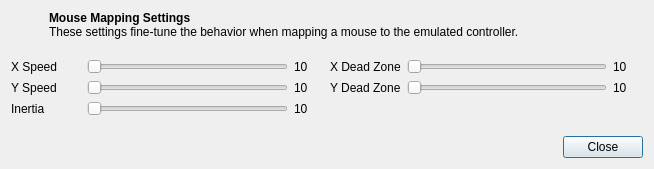
<?xml version="1.0" encoding="UTF-8"?>
<ui version="4.0">
 <class>ControllerMouseSettingsDialog</class>
 <widget class="QDialog" name="ControllerMouseSettingsDialog">
  <property name="geometry">
   <rect>
    <x>0</x>
    <y>0</y>
    <width>654</width>
    <height>169</height>
   </rect>
  </property>
  <property name="windowTitle">
   <string>Mouse Mapping Settings</string>
  </property>
  <layout class="QGridLayout" name="gridLayout">
   <item row="5" column="1">
    <widget class="QDialogButtonBox" name="buttonBox">
     <property name="standardButtons">
      <set>QDialogButtonBox::Close</set>
     </property>
    </widget>
   </item>
   <item row="2" column="0">
    <layout class="QHBoxLayout" name="pointerYSpeed">
     <item>
      <widget class="QLabel" name="pointerYSpeedLabel">
       <property name="sizePolicy">
        <sizepolicy hsizetype="Minimum" vsizetype="Preferred">
         <horstretch>0</horstretch>
         <verstretch>0</verstretch>
        </sizepolicy>
       </property>
       <property name="minimumSize">
        <size>
         <width>70</width>
         <height>0</height>
        </size>
       </property>
       <property name="text">
        <string>Y Speed</string>
       </property>
      </widget>
     </item>
     <item>
      <widget class="NoScrollQSlider" name="pointerYSpeedSlider">
       <property name="sizePolicy">
        <sizepolicy hsizetype="Expanding" vsizetype="Preferred">
         <horstretch>0</horstretch>
         <verstretch>0</verstretch>
        </sizepolicy>
       </property>
       <property name="minimumSize">
        <size>
         <width>0</width>
         <height>0</height>
        </size>
       </property>
       <property name="minimum">
        <number>0</number>
       </property>
       <property name="maximum">
        <number>100</number>
       </property>
       <property name="orientation">
        <enum>Qt::Horizontal</enum>
       </property>
      </widget>
     </item>
     <item>
      <widget class="QLabel" name="pointerYSpeedVal">
       <property name="sizePolicy">
        <sizepolicy hsizetype="Fixed" vsizetype="Preferred">
         <horstretch>0</horstretch>
         <verstretch>0</verstretch>
        </sizepolicy>
       </property>
       <property name="minimumSize">
        <size>
         <width>30</width>
         <height>0</height>
        </size>
       </property>
       <property name="text">
        <string>10</string>
       </property>
      </widget>
     </item>
    </layout>
   </item>
   <item row="1" column="0">
    <layout class="QHBoxLayout" name="pointerXSpeed">
     <item>
      <widget class="QLabel" name="pointerXSpeedLabel">
       <property name="sizePolicy">
        <sizepolicy hsizetype="Minimum" vsizetype="Preferred">
         <horstretch>0</horstretch>
         <verstretch>0</verstretch>
        </sizepolicy>
       </property>
       <property name="minimumSize">
        <size>
         <width>70</width>
         <height>0</height>
        </size>
       </property>
       <property name="text">
        <string>X Speed</string>
       </property>
      </widget>
     </item>
     <item>
      <widget class="NoScrollQSlider" name="pointerXSpeedSlider">
       <property name="sizePolicy">
        <sizepolicy hsizetype="Expanding" vsizetype="Preferred">
         <horstretch>0</horstretch>
         <verstretch>0</verstretch>
        </sizepolicy>
       </property>
       <property name="minimumSize">
        <size>
         <width>0</width>
         <height>0</height>
        </size>
       </property>
       <property name="minimum">
        <number>0</number>
       </property>
       <property name="maximum">
        <number>100</number>
       </property>
       <property name="orientation">
        <enum>Qt::Horizontal</enum>
       </property>
      </widget>
     </item>
     <item>
      <widget class="QLabel" name="pointerXSpeedVal">
       <property name="sizePolicy">
        <sizepolicy hsizetype="Fixed" vsizetype="Preferred">
         <horstretch>0</horstretch>
         <verstretch>0</verstretch>
        </sizepolicy>
       </property>
       <property name="minimumSize">
        <size>
         <width>30</width>
         <height>0</height>
        </size>
       </property>
       <property name="text">
        <string>10</string>
       </property>
      </widget>
     </item>
    </layout>
   </item>
   <item row="0" column="0" colspan="2">
    <layout class="QHBoxLayout" name="horizontalLayout_2">
     <property name="bottomMargin">
      <number>10</number>
     </property>
     <item>
      <widget class="QLabel" name="icon">
       <property name="minimumSize">
        <size>
         <width>32</width>
         <height>32</height>
        </size>
       </property>
       <property name="maximumSize">
        <size>
         <width>32</width>
         <height>32</height>
        </size>
       </property>
      </widget>
     </item>
     <item>
      <widget class="QLabel" name="label_4">
       <property name="text">
        <string>&lt;html&gt;&lt;head/&gt;&lt;body&gt;&lt;p&gt;&lt;span style=&quot; font-weight:700;&quot;&gt;Mouse Mapping Settings&lt;/span&gt;&lt;br/&gt;These settings fine-tune the behavior when mapping a mouse to the emulated controller.&lt;/p&gt;&lt;/body&gt;&lt;/html&gt;</string>
       </property>
       <property name="textFormat">
        <enum>Qt::RichText</enum>
       </property>
       <property name="alignment">
        <set>Qt::AlignLeading|Qt::AlignLeft|Qt::AlignTop</set>
       </property>
       <property name="wordWrap">
        <bool>true</bool>
       </property>
      </widget>
     </item>
    </layout>
   </item>
   <item row="4" column="0" colspan="2">
    <spacer name="verticalSpacer">
     <property name="orientation">
      <enum>Qt::Vertical</enum>
     </property>
     <property name="sizeHint" stdset="0">
      <size>
       <width>20</width>
       <height>40</height>
      </size>
     </property>
    </spacer>
   </item>
   <item row="3" column="0">
    <layout class="QHBoxLayout" name="pointerInertia">
     <item>
      <widget class="QLabel" name="pointerInertiaLabel">
       <property name="sizePolicy">
        <sizepolicy hsizetype="Minimum" vsizetype="Preferred">
         <horstretch>0</horstretch>
         <verstretch>0</verstretch>
        </sizepolicy>
       </property>
       <property name="minimumSize">
        <size>
         <width>70</width>
         <height>0</height>
        </size>
       </property>
       <property name="text">
        <string>Inertia</string>
       </property>
      </widget>
     </item>
     <item>
      <widget class="NoScrollQSlider" name="pointerInertiaSlider">
       <property name="sizePolicy">
        <sizepolicy hsizetype="Expanding" vsizetype="Preferred">
         <horstretch>0</horstretch>
         <verstretch>0</verstretch>
        </sizepolicy>
       </property>
       <property name="minimumSize">
        <size>
         <width>0</width>
         <height>0</height>
        </size>
       </property>
       <property name="minimum">
        <number>0</number>
       </property>
       <property name="maximum">
        <number>100</number>
       </property>
       <property name="orientation">
        <enum>Qt::Horizontal</enum>
       </property>
      </widget>
     </item>
     <item>
      <widget class="QLabel" name="pointerInertiaVal">
       <property name="sizePolicy">
        <sizepolicy hsizetype="Fixed" vsizetype="Preferred">
         <horstretch>0</horstretch>
         <verstretch>0</verstretch>
        </sizepolicy>
       </property>
       <property name="minimumSize">
        <size>
         <width>30</width>
         <height>0</height>
        </size>
       </property>
       <property name="text">
        <string>10</string>
       </property>
      </widget>
     </item>
    </layout>
   </item>
   <item row="1" column="1">
    <layout class="QHBoxLayout" name="pointerXDeadZone">
     <item>
      <widget class="QLabel" name="pointerXDeadZoneLabel">
       <property name="sizePolicy">
        <sizepolicy hsizetype="Minimum" vsizetype="Preferred">
         <horstretch>0</horstretch>
         <verstretch>0</verstretch>
        </sizepolicy>
       </property>
       <property name="minimumSize">
        <size>
         <width>70</width>
         <height>0</height>
        </size>
       </property>
       <property name="text">
        <string>X Dead Zone</string>
       </property>
      </widget>
     </item>
     <item>
      <widget class="NoScrollQSlider" name="pointerXDeadZoneSlider">
       <property name="sizePolicy">
        <sizepolicy hsizetype="Expanding" vsizetype="Preferred">
         <horstretch>0</horstretch>
         <verstretch>0</verstretch>
        </sizepolicy>
       </property>
       <property name="minimumSize">
        <size>
         <width>0</width>
         <height>0</height>
        </size>
       </property>
       <property name="minimum">
        <number>0</number>
       </property>
       <property name="maximum">
        <number>100</number>
       </property>
       <property name="orientation">
        <enum>Qt::Horizontal</enum>
       </property>
      </widget>
     </item>
     <item>
      <widget class="QLabel" name="pointerXDeadZoneVal">
       <property name="sizePolicy">
        <sizepolicy hsizetype="Fixed" vsizetype="Preferred">
         <horstretch>0</horstretch>
         <verstretch>0</verstretch>
        </sizepolicy>
       </property>
       <property name="minimumSize">
        <size>
         <width>30</width>
         <height>0</height>
        </size>
       </property>
       <property name="text">
        <string>10</string>
       </property>
      </widget>
     </item>
    </layout>
   </item>
   <item row="2" column="1">
    <layout class="QHBoxLayout" name="pointerYDeadZone">
     <item>
      <widget class="QLabel" name="pointerYDeadZoneLabel">
       <property name="sizePolicy">
        <sizepolicy hsizetype="Minimum" vsizetype="Preferred">
         <horstretch>0</horstretch>
         <verstretch>0</verstretch>
        </sizepolicy>
       </property>
       <property name="minimumSize">
        <size>
         <width>70</width>
         <height>0</height>
        </size>
       </property>
       <property name="text">
        <string>Y Dead Zone</string>
       </property>
      </widget>
     </item>
     <item>
      <widget class="NoScrollQSlider" name="pointerYDeadZoneSlider">
       <property name="sizePolicy">
        <sizepolicy hsizetype="Expanding" vsizetype="Preferred">
         <horstretch>0</horstretch>
         <verstretch>0</verstretch>
        </sizepolicy>
       </property>
       <property name="minimumSize">
        <size>
         <width>0</width>
         <height>0</height>
        </size>
       </property>
       <property name="minimum">
        <number>0</number>
       </property>
       <property name="maximum">
        <number>100</number>
       </property>
       <property name="orientation">
        <enum>Qt::Horizontal</enum>
       </property>
      </widget>
     </item>
     <item>
      <widget class="QLabel" name="pointerYDeadZoneVal">
       <property name="sizePolicy">
        <sizepolicy hsizetype="Fixed" vsizetype="Preferred">
         <horstretch>0</horstretch>
         <verstretch>0</verstretch>
        </sizepolicy>
       </property>
       <property name="minimumSize">
        <size>
         <width>30</width>
         <height>0</height>
        </size>
       </property>
       <property name="text">
        <string>10</string>
       </property>
      </widget>
     </item>
    </layout>
   </item>
  </layout>
 </widget>
 <customwidgets>
  <customwidget>
   <class>NoScrollQSlider</class>
   <extends>QSlider</extends>
   <header>NoScrollQSlider.h</header>
  </customwidget>
 </customwidgets>
 <resources>
  <include location="../resources/resources.qrc"/>
 </resources>
 <connections/>
</ui>
